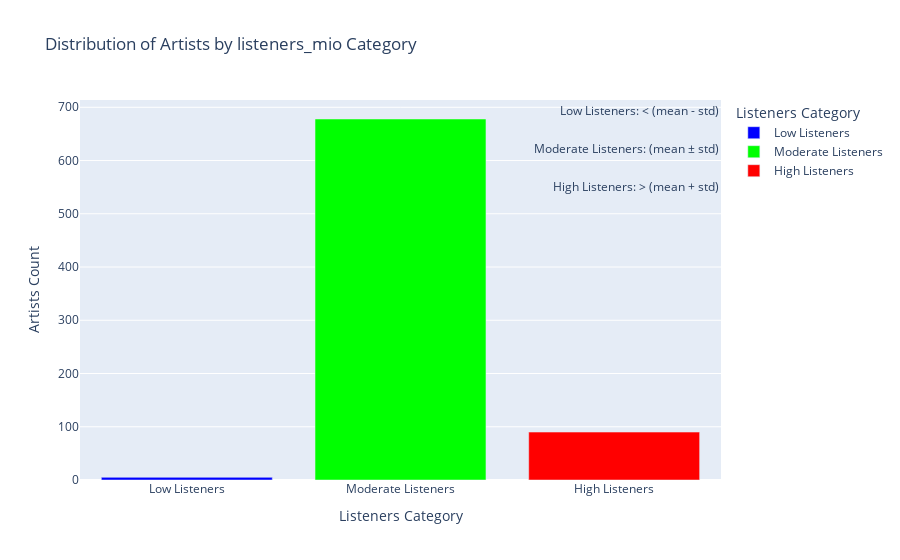

Notebook source saved alongside this figure:
### Code cell
# Calculate the mean and standard deviation of 'listeners_mio'
mean_listeners_mio = df_merged['listeners_mio'].mean()
std_listeners_mio = df_merged['listeners_mio'].std()

# Define a function to categorize 'listeners_mio' based on mean and standard deviation
def categorize_listeners_mio(listeners_mio):
    if listeners_mio < (mean_listeners_mio - std_listeners_mio):
        return 'Low Listeners'
    elif (mean_listeners_mio - std_listeners_mio) <= listeners_mio < (mean_listeners_mio + std_listeners_mio):
        return 'Moderate Listeners'
    else:
        return 'High Listeners'

# Apply the categorization function to 'listeners_mio' column
df_merged['listeners_mio_category'] = df_merged['listeners_mio'].apply(categorize_listeners_mio)

color_scale = ['#0000FF', '#00FF00', '#FF0000']
category_orders_listeners_mio = {'listeners_mio_category': ['Low Listeners', 'Moderate Listeners', 'High Listeners']}

# Create a DataFrame with counts for each listeners_mio category
listeners_mio_category_counts = df_merged['listeners_mio_category'].value_counts().reset_index()
listeners_mio_category_counts.columns = ['listeners_mio_category', 'Artists Count']

# Create a bar chart for the listeners_mio_category
listeners_mio_category_fig = px.bar(listeners_mio_category_counts, x='listeners_mio_category', y='Artists Count',
                             title='Distribution of Artists by listeners_mio Category',
                             labels={'listeners_mio_category': 'Listeners Category'},
                             hover_data={'Artists Count': True},
                             color='listeners_mio_category',
                             category_orders=category_orders_listeners_mio,
                             color_discrete_sequence=color_scale)

legend_labels = {
    'Low Listeners': 'Low Listeners: < (mean - std)',
    'Moderate Listeners': 'Moderate Listeners: (mean ± std)',
    'High Listeners': 'High Listeners: > (mean + std)'
}

legend_annotations = [dict(x=1.00, y=1 - 0.1 * i, xref='paper', yref='paper',
                           text=f'{legend_labels[label]}', showarrow=False)
                      for i, label in enumerate(category_orders_listeners_mio['listeners_mio_category'])]

listeners_mio_category_fig.update_layout(annotations=legend_annotations)
print(f'Mean listeners_mio: {mean_listeners_mio.round(3)}')
print(f'Standard Deviation listeners_mio: {std_listeners_mio.round(3)}')
listeners_mio_category_fig.show()

### Figure 1 — Plotly figure (JSON) as saved in the notebook; plotly's stock layout.template omitted (floating-point values rounded to 4 significant figures)
{"data": [{"alignmentgroup": "True", "hovertemplate": "Listeners Category=%{x}<br>Artists Count=%{y}<extra></extra>", "legendgroup": "Low Listeners", "marker": {"color": "#0000FF", "pattern": {"shape": ""}}, "name": "Low Listeners", "offsetgroup": "Low Listeners", "orientation": "v", "showlegend": true, "textposition": "auto", "type": "bar", "x": ["Low Listeners"], "xaxis": "x", "y": [5], "yaxis": "y"}, {"alignmentgroup": "True", "hovertemplate": "Listeners Category=%{x}<br>Artists Count=%{y}<extra></extra>", "legendgroup": "Moderate Listeners", "marker": {"color": "#00FF00", "pattern": {"shape": ""}}, "name": "Moderate Listeners", "offsetgroup": "Moderate Listeners", "orientation": "v", "showlegend": true, "textposition": "auto", "type": "bar", "x": ["Moderate Listeners"], "xaxis": "x", "y": [678], "yaxis": "y"}, {"alignmentgroup": "True", "hovertemplate": "Listeners Category=%{x}<br>Artists Count=%{y}<extra></extra>", "legendgroup": "High Listeners", "marker": {"color": "#FF0000", "pattern": {"shape": ""}}, "name": "High Listeners", "offsetgroup": "High Listeners", "orientation": "v", "showlegend": true, "textposition": "auto", "type": "bar", "x": ["High Listeners"], "xaxis": "x", "y": [90], "yaxis": "y"}], "layout": {"annotations": [{"showarrow": false, "text": "Low Listeners: < (mean - std)", "x": 1, "xref": "paper", "y": 1, "yref": "paper"}, {"showarrow": false, "text": "Moderate Listeners: (mean ± std)", "x": 1, "xref": "paper", "y": 0.9, "yref": "paper"}, {"showarrow": false, "text": "High Listeners: > (mean + std)", "x": 1, "xref": "paper", "y": 0.8, "yref": "paper"}], "barmode": "relative", "legend": {"title": {"text": "Listeners Category"}, "tracegroupgap": 0}, "title": {"text": "Distribution of Artists by listeners_mio Category"}, "xaxis": {"anchor": "y", "categoryarray": ["Low Listeners", "Moderate Listeners", "High Listeners"], "categoryorder": "array", "domain": [0, 1], "title": {"text": "Listeners Category"}}, "yaxis": {"anchor": "x", "domain": [0, 1], "title": {"text": "Artists Count"}}}}
